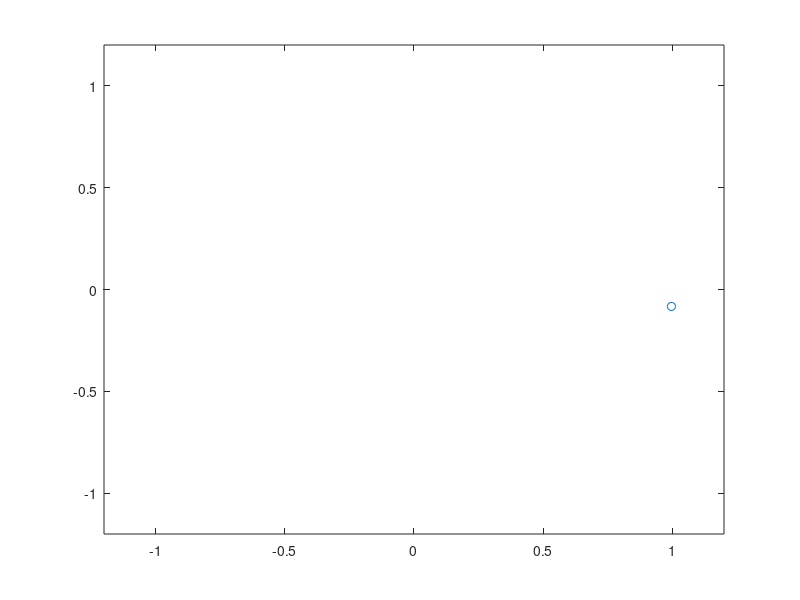

Here is the MATLAB script that generated this plot:
close all;clear all;
figure(1);tic;
for x=0:0.1:2*pi;
	plot(cos(x),sin(x),'o');axis([-1.2 1.2 -1.2 1.2]);
	drawnow;
end;
toc
